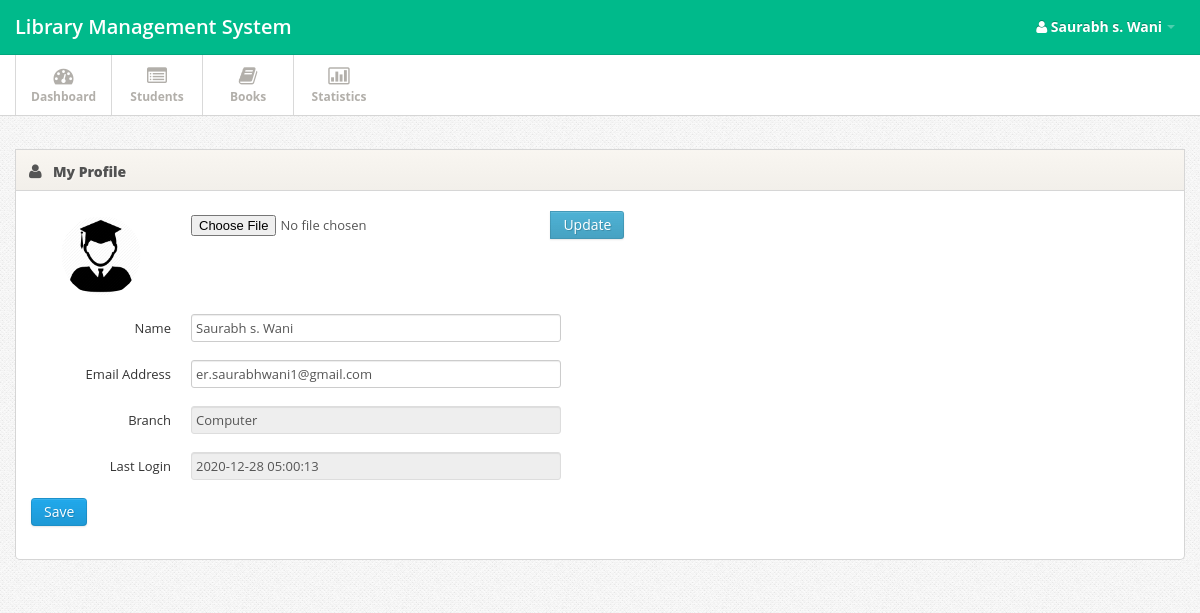
The page /profile.php (signed in) on the database its author committed.
### tables this page shows
CREATE TABLE `staff` (
  `sid` int(11) UNSIGNED NOT NULL,
  `Name` varchar(30) NOT NULL,
  `Email` varchar(50) NOT NULL,
  `password` varchar(256) NOT NULL,
  `branch` varchar(20) NOT NULL,
  `image` varchar(256) NOT NULL,
  `Date` date NOT NULL,
  `last_login` timestamp NOT NULL DEFAULT current_timestamp() ON UPDATE current_timestamp(),
  `Login_ip` varchar(30) NOT NULL,
  `Category` int(11) NOT NULL DEFAULT 1
);

### fun.php (called while the page is built, shortened)
<?php
function select($var,$col,$condtn)
{
	$query="SELECT $var FROM $col $condtn";
	$sql=mysqli_query($GLOBALS['connection'],$query);
	return $sql;
}
?>

### profile.php (the view, shortened to what this page needs)
<?php
include('header.php');
?>
<div class="span12">
	<?php message();
	$result=select("*","staff","WHERE Email='$_SESSION[username]' LIMIT 1");
	$idd=mysqli_fetch_array($result);
	?>
	<div class="widget ">
		<div class="widget-header">
			<i class="icon-user"></i>
			<h3>My Profile</h3>
		</div>
		<div class="widget-content">
			<div class="tabbable">
				<div class="tab-content">
					<div class="tab-pane active" id="formcontrols">
						<form action="op.php" method="post" enctype="multipart/form-data" class="form-horizontal">
							<div class="control-group">
								<?php echo "<img src='images/".$idd['image']."' class='control-label span4' for='userimage' style='border-radius: 50%;display: inline-block;
								width: 80px;
								height: 80px;'>";?>
								<div class="controls">
									<div class="input-append">
										<input type="file" name="userimage" id="userimage" class="span4" required="">
										<button type="submit" class="btn btn-info" value="updateimg" name="op">Update</button>
									</div>
								</div>
							</div>
						</form>
						<form  action="op.php" method="post" class="form-horizontal">
							<div class="control-group">
								<label class="control-label" for="Name">Name</label>
								<div class="controls">
									<input type="text" class="span4" id="Name" name="name" value="<?php echo $idd['Name'];?>" required="">
								</div>
							</div>
							<div class="control-group">
								<label class="control-label" for="email">Email Address</label>
								<div class="controls">
									<input type="text" class="span4" name="email" id="email" value="<?php echo $idd['Email'];?>" required="">
								</div>
							</div>
							<div class="control-group">
								<label class="control-label" for="Branch">Branch</label>
								<div class="controls">
									<input type="text" disabled class="span4" id="Branch" value="<?php echo $idd['branch'];?>">
								</div>
							</div>
							<div class="control-group">
								<label class="control-label" for="LL">Last Login</label>
								<div class="controls">
									<input type="text" disabled class="span4" id="LL" value="<?php echo $idd['last_login'];?>">
								</div>
							</div>
							<button type="submit" name="op" value="updateprof" class="btn btn-primary">Save</button>
						</form>
					</div>
				</div>
			</div>
		</div>
	</div>
</div>
<?php
include('footer.php');
?>

### css/style.css (style rules this page uses)
body { background: #f9f6f1; font: 13px/1.7em 'Open Sans'; }
input, button, select, textarea { font-family: 'Open Sans'; }
.widget { position: relative; clear: both; width: auto; margin-bottom: 2em; overflow: hidden; }
.widget-header { position: relative; height: 40px; line-height: 40px; background: #f9f6f1; background:-moz-linear-gradient(top, #f9f6f1 0%, #f2efea 100%); background:-webkit-gradient(linear, left top, left bottom, color-stop(0%,#f9f6f1), color-stop(100%,#f2efea)); background:-webkit-linear-gradient(top, #f9f6f1 0%,#f2efea 100%); background:-o-linear-gradient(top, #f9f6f1 0%,#f2efea 100%); background:-ms-linear-gradient(top, #f9f6f1 0%,#f2efea 100%); background:linear-gradient(top, #f9f6f1 0%,#f2efea 100%); filter: progid:DXImageTransform.Microsoft.gradient(startColorstr='#f9f6f1', endColorstr='#f2efea'); -ms-filter: "progid:DXImageTransform.Microsoft.gradient(startColorstr='#f9f6f1', endColorstr='#f2efea')"; border: 1px solid #d6d6d6; -webkit-background-clip: padding-box; }
.widget-header h3 { position: relative; top: 2px; left: 10px; display: inline-block; margin-right: 3em; font-size: 14px; font-weight: 800; color: #525252; line-height: 18px; text-shadow: 1px 1px 2px rgba(255,255,255,.5); }
.widget-header [class^="icon-"], .widget-header [class*=" icon-"] { display: inline-block; margin-left: 13px; margin-right: -2px; font-size: 16px; color: #555; vertical-align: middle; }
.widget-content { padding: 20px 15px 15px; background: #FFF; border: 1px solid #D5D5D5; -moz-border-radius: 5px; -webkit-border-radius: 5px; border-radius: 5px; }
.widget-header+.widget-content { border-top: none; -webkit-border-top-left-radius: 0; -webkit-border-top-right-radius: 0; -moz-border-radius-topleft: 0; -moz-border-radius-topright: 0; border-top-left-radius: 0; border-top-right-radius: 0; }
.widget-content:before, .widget-content:after { content:""; display:table; }
.widget-content:after { clear:both; }
.widget-content { zoom:1; }

### css/pages/signin.css (style rules this page uses)
body { background: url(../../images/body-bg.png); color:#838383; font: 13px/1.7em 'Open Sans'; }

### rows shown on the page
staff: image (picture), name "Saurabh s. Wani", email "er.saurabhwani1@gmail.com", branch "Computer", last_login "2020-12-28 05:00:13"

### other values the page prints
$_SESSION['sn'] "Saurabh s. Wani"
